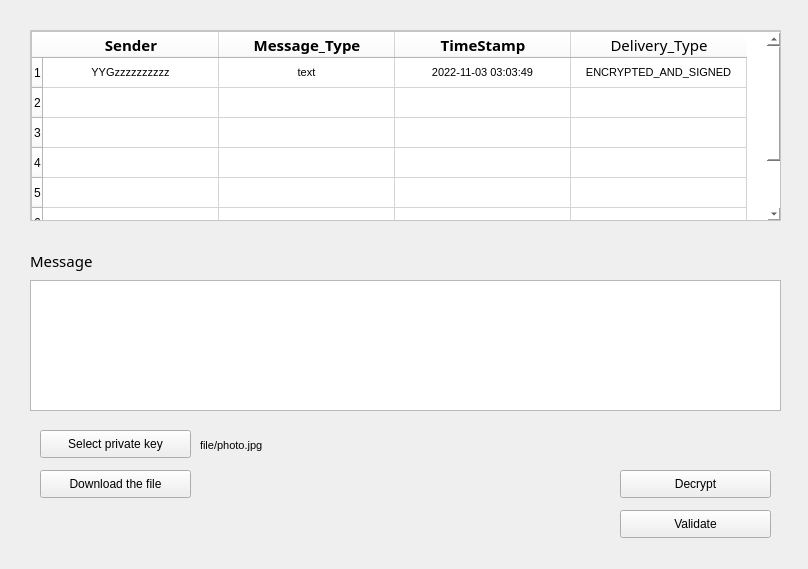
<?xml version="1.0" encoding="UTF-8"?>
<ui version="4.0">
 <class>Check_Message</class>
 <widget class="QWidget" name="Check_Message">
  <property name="geometry">
   <rect>
    <x>0</x>
    <y>0</y>
    <width>808</width>
    <height>569</height>
   </rect>
  </property>
  <property name="font">
   <font>
    <family>Arial</family>
   </font>
  </property>
  <property name="windowTitle">
   <string>Check Message</string>
  </property>
  <widget class="QTextEdit" name="text_Message">
   <property name="geometry">
    <rect>
     <x>30</x>
     <y>280</y>
     <width>751</width>
     <height>131</height>
    </rect>
   </property>
  </widget>
  <widget class="QPushButton" name="pushButton_Private_Key_Location">
   <property name="geometry">
    <rect>
     <x>40</x>
     <y>430</y>
     <width>151</width>
     <height>28</height>
    </rect>
   </property>
   <property name="font">
    <font>
     <family>Arial</family>
     <pointsize>9</pointsize>
    </font>
   </property>
   <property name="text">
    <string>Select private key</string>
   </property>
   <property name="autoDefault">
    <bool>false</bool>
   </property>
   <property name="default">
    <bool>false</bool>
   </property>
   <property name="flat">
    <bool>false</bool>
   </property>
  </widget>
  <widget class="QLabel" name="label_Private_Key_Location">
   <property name="geometry">
    <rect>
     <x>200</x>
     <y>430</y>
     <width>581</width>
     <height>31</height>
    </rect>
   </property>
   <property name="font">
    <font>
     <family>Arial</family>
     <pointsize>8</pointsize>
    </font>
   </property>
   <property name="text">
    <string>file/photo.jpg</string>
   </property>
   <property name="alignment">
    <set>Qt::AlignLeading|Qt::AlignLeft|Qt::AlignVCenter</set>
   </property>
  </widget>
  <widget class="QPushButton" name="pushButton_Decrypt">
   <property name="geometry">
    <rect>
     <x>620</x>
     <y>470</y>
     <width>151</width>
     <height>28</height>
    </rect>
   </property>
   <property name="font">
    <font>
     <pointsize>9</pointsize>
    </font>
   </property>
   <property name="text">
    <string>Decrypt</string>
   </property>
   <property name="autoDefault">
    <bool>false</bool>
   </property>
   <property name="default">
    <bool>false</bool>
   </property>
   <property name="flat">
    <bool>false</bool>
   </property>
  </widget>
  <widget class="QPushButton" name="pushButton_Validate">
   <property name="geometry">
    <rect>
     <x>620</x>
     <y>510</y>
     <width>151</width>
     <height>28</height>
    </rect>
   </property>
   <property name="font">
    <font>
     <pointsize>9</pointsize>
    </font>
   </property>
   <property name="text">
    <string>Validate</string>
   </property>
   <property name="autoDefault">
    <bool>false</bool>
   </property>
   <property name="default">
    <bool>false</bool>
   </property>
   <property name="flat">
    <bool>false</bool>
   </property>
  </widget>
  <widget class="QPushButton" name="pushButton_Download_The_File">
   <property name="geometry">
    <rect>
     <x>40</x>
     <y>470</y>
     <width>151</width>
     <height>28</height>
    </rect>
   </property>
   <property name="font">
    <font>
     <family>Arial</family>
     <pointsize>9</pointsize>
    </font>
   </property>
   <property name="acceptDrops">
    <bool>false</bool>
   </property>
   <property name="text">
    <string>Download the file</string>
   </property>
   <property name="autoDefault">
    <bool>false</bool>
   </property>
   <property name="default">
    <bool>false</bool>
   </property>
   <property name="flat">
    <bool>false</bool>
   </property>
  </widget>
  <widget class="QScrollArea" name="scrollArea_message">
   <property name="geometry">
    <rect>
     <x>30</x>
     <y>30</y>
     <width>751</width>
     <height>191</height>
    </rect>
   </property>
   <property name="styleSheet">
    <string notr="true">background-color: rgb(255, 255, 255);</string>
   </property>
   <property name="widgetResizable">
    <bool>true</bool>
   </property>
   <widget class="QWidget" name="scrollAreaWidgetContents">
    <property name="geometry">
     <rect>
      <x>0</x>
      <y>0</y>
      <width>749</width>
      <height>189</height>
     </rect>
    </property>
    <widget class="QTableWidget" name="tableWidget_Message">
     <property name="geometry">
      <rect>
       <x>0</x>
       <y>0</y>
       <width>751</width>
       <height>191</height>
      </rect>
     </property>
     <property name="font">
      <font>
       <family>Arial</family>
      </font>
     </property>
     <property name="lineWidth">
      <number>1</number>
     </property>
     <property name="midLineWidth">
      <number>0</number>
     </property>
     <property name="gridStyle">
      <enum>Qt::SolidLine</enum>
     </property>
     <property name="sortingEnabled">
      <bool>true</bool>
     </property>
     <attribute name="horizontalHeaderVisible">
      <bool>true</bool>
     </attribute>
     <attribute name="horizontalHeaderCascadingSectionResizes">
      <bool>false</bool>
     </attribute>
     <attribute name="horizontalHeaderDefaultSectionSize">
      <number>176</number>
     </attribute>
     <attribute name="horizontalHeaderHighlightSections">
      <bool>true</bool>
     </attribute>
     <attribute name="horizontalHeaderMinimumSectionSize">
      <number>38</number>
     </attribute>
     <attribute name="horizontalHeaderShowSortIndicator" stdset="0">
      <bool>true</bool>
     </attribute>
     <attribute name="horizontalHeaderStretchLastSection">
      <bool>false</bool>
     </attribute>
     <attribute name="verticalHeaderVisible">
      <bool>true</bool>
     </attribute>
     <attribute name="verticalHeaderDefaultSectionSize">
      <number>30</number>
     </attribute>
     <row>
      <property name="text">
       <string>1</string>
      </property>
     </row>
     <row>
      <property name="text">
       <string>2</string>
      </property>
     </row>
     <row>
      <property name="text">
       <string>3</string>
      </property>
     </row>
     <row>
      <property name="text">
       <string>4</string>
      </property>
     </row>
     <row>
      <property name="text">
       <string>5</string>
      </property>
     </row>
     <row>
      <property name="text">
       <string>6</string>
      </property>
     </row>
     <row>
      <property name="text">
       <string>7</string>
      </property>
     </row>
     <column>
      <property name="text">
       <string>Sender</string>
      </property>
      <property name="font">
       <font>
        <family>Arial Black</family>
        <pointsize>11</pointsize>
        <weight>75</weight>
        <bold>true</bold>
       </font>
      </property>
      <property name="foreground">
       <brush brushstyle="SolidPattern">
        <color alpha="255">
         <red>0</red>
         <green>0</green>
         <blue>0</blue>
        </color>
       </brush>
      </property>
     </column>
     <column>
      <property name="text">
       <string>Message_Type</string>
      </property>
      <property name="font">
       <font>
        <family>Arial Black</family>
        <pointsize>11</pointsize>
        <weight>75</weight>
        <bold>true</bold>
       </font>
      </property>
     </column>
     <column>
      <property name="text">
       <string>TimeStamp</string>
      </property>
      <property name="font">
       <font>
        <family>Arial Black</family>
        <pointsize>11</pointsize>
        <weight>75</weight>
        <bold>true</bold>
       </font>
      </property>
     </column>
     <column>
      <property name="text">
       <string>Delivery_Type</string>
      </property>
      <property name="font">
       <font>
        <family>Arial Black</family>
        <pointsize>11</pointsize>
       </font>
      </property>
     </column>
     <item row="0" column="0">
      <property name="text">
       <string>YYGzzzzzzzzzz</string>
      </property>
      <property name="font">
       <font>
        <family>Arial</family>
        <pointsize>8</pointsize>
       </font>
      </property>
      <property name="textAlignment">
       <set>AlignCenter</set>
      </property>
     </item>
     <item row="0" column="1">
      <property name="text">
       <string>text</string>
      </property>
      <property name="font">
       <font>
        <family>Arial</family>
        <pointsize>8</pointsize>
       </font>
      </property>
      <property name="textAlignment">
       <set>AlignCenter</set>
      </property>
     </item>
     <item row="0" column="2">
      <property name="text">
       <string>2022-11-03 03:03:49</string>
      </property>
      <property name="font">
       <font>
        <family>Arial</family>
        <pointsize>8</pointsize>
       </font>
      </property>
      <property name="textAlignment">
       <set>AlignCenter</set>
      </property>
     </item>
     <item row="0" column="3">
      <property name="text">
       <string>ENCRYPTED_AND_SIGNED</string>
      </property>
      <property name="font">
       <font>
        <family>Arial</family>
        <pointsize>8</pointsize>
        <strikeout>false</strikeout>
       </font>
      </property>
      <property name="textAlignment">
       <set>AlignCenter</set>
      </property>
     </item>
     <item row="1" column="0">
      <property name="text">
       <string/>
      </property>
      <property name="textAlignment">
       <set>AlignCenter</set>
      </property>
     </item>
     <item row="1" column="1">
      <property name="text">
       <string/>
      </property>
      <property name="textAlignment">
       <set>AlignCenter</set>
      </property>
     </item>
     <item row="1" column="2">
      <property name="text">
       <string/>
      </property>
      <property name="textAlignment">
       <set>AlignCenter</set>
      </property>
     </item>
     <item row="1" column="3">
      <property name="text">
       <string/>
      </property>
      <property name="textAlignment">
       <set>AlignCenter</set>
      </property>
     </item>
     <item row="2" column="0">
      <property name="text">
       <string/>
      </property>
      <property name="textAlignment">
       <set>AlignCenter</set>
      </property>
     </item>
     <item row="2" column="1">
      <property name="text">
       <string/>
      </property>
      <property name="textAlignment">
       <set>AlignCenter</set>
      </property>
     </item>
     <item row="2" column="2">
      <property name="text">
       <string/>
      </property>
      <property name="textAlignment">
       <set>AlignCenter</set>
      </property>
     </item>
     <item row="2" column="3">
      <property name="text">
       <string/>
      </property>
      <property name="textAlignment">
       <set>AlignCenter</set>
      </property>
     </item>
     <item row="3" column="0">
      <property name="text">
       <string/>
      </property>
      <property name="textAlignment">
       <set>AlignCenter</set>
      </property>
     </item>
     <item row="3" column="1">
      <property name="text">
       <string/>
      </property>
      <property name="textAlignment">
       <set>AlignCenter</set>
      </property>
     </item>
     <item row="3" column="2">
      <property name="text">
       <string/>
      </property>
      <property name="textAlignment">
       <set>AlignCenter</set>
      </property>
     </item>
     <item row="3" column="3">
      <property name="text">
       <string/>
      </property>
      <property name="textAlignment">
       <set>AlignCenter</set>
      </property>
     </item>
     <item row="4" column="0">
      <property name="text">
       <string/>
      </property>
      <property name="textAlignment">
       <set>AlignCenter</set>
      </property>
     </item>
     <item row="4" column="1">
      <property name="text">
       <string/>
      </property>
      <property name="textAlignment">
       <set>AlignCenter</set>
      </property>
     </item>
     <item row="4" column="2">
      <property name="text">
       <string/>
      </property>
      <property name="textAlignment">
       <set>AlignCenter</set>
      </property>
     </item>
     <item row="4" column="3">
      <property name="text">
       <string/>
      </property>
      <property name="textAlignment">
       <set>AlignCenter</set>
      </property>
     </item>
     <item row="5" column="0">
      <property name="text">
       <string/>
      </property>
      <property name="textAlignment">
       <set>AlignCenter</set>
      </property>
     </item>
     <item row="5" column="1">
      <property name="text">
       <string/>
      </property>
      <property name="textAlignment">
       <set>AlignCenter</set>
      </property>
     </item>
     <item row="5" column="2">
      <property name="text">
       <string/>
      </property>
      <property name="textAlignment">
       <set>AlignCenter</set>
      </property>
     </item>
     <item row="5" column="3">
      <property name="text">
       <string/>
      </property>
      <property name="textAlignment">
       <set>AlignCenter</set>
      </property>
     </item>
     <item row="6" column="0">
      <property name="text">
       <string/>
      </property>
      <property name="textAlignment">
       <set>AlignCenter</set>
      </property>
     </item>
     <item row="6" column="1">
      <property name="text">
       <string/>
      </property>
      <property name="textAlignment">
       <set>AlignCenter</set>
      </property>
     </item>
     <item row="6" column="2">
      <property name="text">
       <string/>
      </property>
      <property name="textAlignment">
       <set>AlignCenter</set>
      </property>
     </item>
     <item row="6" column="3">
      <property name="text">
       <string/>
      </property>
      <property name="textAlignment">
       <set>AlignCenter</set>
      </property>
     </item>
    </widget>
   </widget>
  </widget>
  <widget class="QLabel" name="label">
   <property name="geometry">
    <rect>
     <x>30</x>
     <y>250</y>
     <width>81</width>
     <height>21</height>
    </rect>
   </property>
   <property name="font">
    <font>
     <family>Arial Black</family>
     <pointsize>11</pointsize>
    </font>
   </property>
   <property name="text">
    <string>Message</string>
   </property>
  </widget>
 </widget>
 <resources/>
 <connections/>
</ui>
